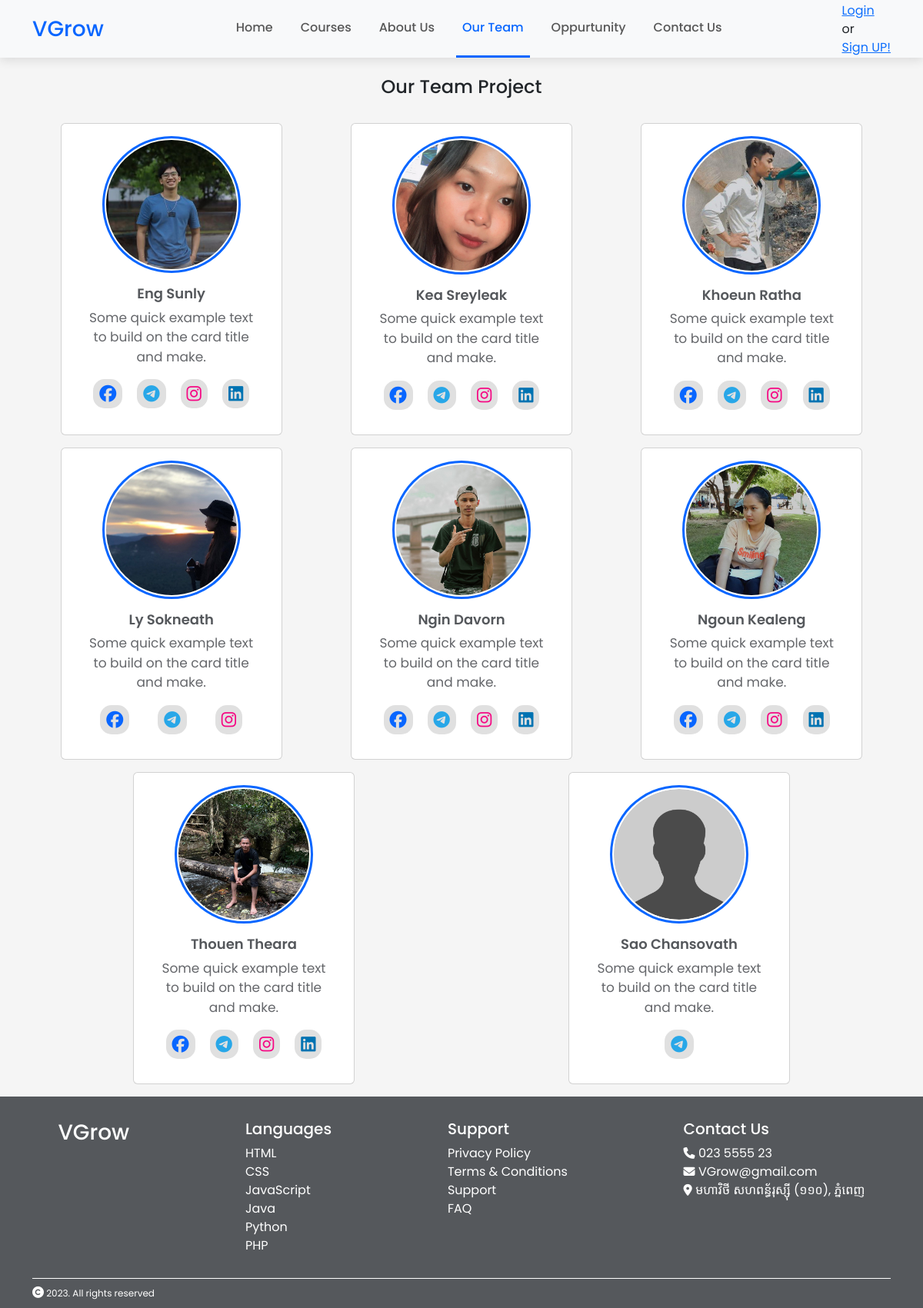
/ourTeam.php, run on the app's committed database.
### tables this page shows
CREATE TABLE IF NOT EXISTS `social_media` (
  `Id` int NOT NULL AUTO_INCREMENT,
  `DeveloperID` int DEFAULT NULL,
  `PlatformId` int DEFAULT NULL,
  `Url` varchar(255) DEFAULT NULL,
  PRIMARY KEY (`Id`),
  KEY `DeveloperID` (`DeveloperID`),
  KEY `PlatformId` (`PlatformId`)
);

CREATE TABLE IF NOT EXISTS `developer` (
  `ID` int NOT NULL AUTO_INCREMENT,
  `Name` varchar(100) NOT NULL,
  `ImagePath` varchar(255) DEFAULT NULL,
  `Description` varchar(255) DEFAULT NULL,
  PRIMARY KEY (`ID`)
);

### ourTeam.php (the view, shortened to what this page needs)
<!DOCTYPE html>
<html lang="en">
<head>
  <link href="https://cdn.jsdelivr.net/npm/bootstrap@5.3.2/dist/css/bootstrap.min.css" rel="stylesheet" />
  <link rel="stylesheet" href="style.css" />
</head>
<body>
  <header>
    <nav class="navbar navbar-expand-lg navbar-light bg-light p-0">
      <div class="container">
        <a class="navbar-brand" href="index.php">VGrow</a>
        <div class="collapse navbar-collapse" id="navbarSupportedContent">
          <ul class="navbar-nav m-auto mb-3 mb-lg-0">
            <li class="nav-item">
              <a class="nav-link py-4" href="index.php">Home</a>
            </li>
            <li class="nav-item">
              <a class="nav-link py-4" href="course.php">Courses</a>
            </li>
            <li class="nav-item">
              <a class="nav-link py-4" href="aboutUs.php">About Us</a>
            </li>
            <li class="nav-item">
              <a class="nav-link py-4" href="ourTeam.php" style="color: #0866ff; border-bottom: 3px solid #0866ff">Our Team</a>
            </li>
            <li class="nav-item">
              <a class="nav-link py-4" href="Oppurtunity.php">Oppurtunity</a>
            </li>
            <li class="nav-item">
              <a class="nav-link py-4" href="contactUs.php">Contact Us</a>
            </li>
          </ul>
          <div>
            <?php
            if (isset($_SESSION['username'])) {
              echo "Welcome, " . $_SESSION['username'];
              echo " ";
              $userId = $_SESSION['userId'];
              echo "<br>";
              $isAdmin = $_SESSION['isAdmin'];
              if ($isAdmin == true) {
                echo "<a href='admin\admin.php'>Admin Page";
                echo "<a/>";
              }
            ?>
              <a href="logout.php">Logout</a>
              <form action="cart.php" method="POST">
                <input type="hidden" name="userId" value="<?php echo $userId; ?>">
                <button type="submit">My Cart</button>
              </form>
            <?php
            } else {
            ?>
              <a href="login.html">Login</a>
              <div>or</div>
              <a href="createUserForm.html">Sign UP!</a>
            <?php
            }
            ?>
          </div>
        </div>
      </div>
    </nav>
  </header>
  <main>
    <h4 class="text-center pt-4 pb-2">Our Team Project</h4>
    <div class="container">
      <div class="row g-3 py-3">
        <?php
        require_once("connection.php");
        $sql = "SELECT d.Name, d.ImagePath, d.Description, p.PlatformName, sm.Url
        FROM developer d
        LEFT JOIN social_media sm ON d.Id = sm.DeveloperID
        LEFT JOIN platform p ON sm.PlatformId = p.Id";
        $result = $conn->query($sql);
        $developers = [];
        if ($result->num_rows > 0) {
          while ($row = $result->fetch_assoc()) {
            if (!isset($developers[$row['Name']])) {
              $developers[$row['Name']] = [
                'Name' => $row['Name'],
                'ImagePath' => $row['ImagePath'],
                'Description' => $row['Description'],
                'SocialMedia' => []
              ];
            }
            if (!empty($row['PlatformName']) && !empty($row['Url'])) {
              $developers[$row['Name']]['SocialMedia'][$row['PlatformName']] = $row['Url'];
            }
          }
        }
        $source_dir = "sources/";
        foreach ($developers as $developer) {
          $image_url = $source_dir . $developer['ImagePath'];
          echo '<div class="col">
            <div class="card d-flex justify-content-center align-items-center p-3" style="width: 18rem">
              <div class="team-card-pf">
                <img src="' . $image_url . '" class="card-img-top" alt="..." />
              </div>
              <div class="card-body team-card-body text-center">
                <h5 class="card-title">' . $developer['Name'] . '</h5>
                <p class="card-text">' . $developer['Description'] . '</p>
                <div class="d-flex justify-content-around">';
          foreach ($developer['SocialMedia'] as $platform => $url) {
            $iconColor = '';
            switch ($platform) {
              case 'facebook':
                $iconColor = '#0866ff';
                break;
              case 'telegram':
                $iconColor = '#28a7e8';
                break;
              case 'instagram':
                $iconColor = '#f60683';
                break;
              case 'linkedin':
                $iconColor = '#0073b2';
                break;
            }
            echo '<a target="_blank" href="' . $url . '">
                <i class="fa-brands fa-' . $platform . '" style="color: ' . $iconColor . '"></i>
              </a>';
          }
          echo '    </div>
              </div>
            </div>
          </div>';
        }
        ?>
      </div>
    </div>
  </main>
  <footer>
    <div class="r5">
      <div class="r5-r1">
        <div class="r5-r1-c1">
          <h6 class="text-white">VGrow</h6>
        </div>
        <div class="r5-r1-c2">
          <h5>Languages</h5>
          <a href="#" class="nav-link">HTML</a>
          <a href="#" class="nav-link">CSS</a>
          <a href="#" class="nav-link">JavaScript</a>
          <a href="#" class="nav-link">Java</a>
          <a href="#" class="nav-link">Python</a>
          <a href="#" class="nav-link">PHP</a>
        </div>
        <div class="r5-r1-c3">
          <h5>Support</h5>
          <a href="#" class="nav-link">Privacy Policy</a>
          <a href="#" class="nav-link">Terms & Conditions</a>
          <a href="#" class="nav-link">Support</a>
          <a href="#" class="nav-link">FAQ</a>
        </div>
        <div class="r5-r1-c4">
          <h5>Contact Us</h5>
          <a href="#" class="nav-link"><i class="fa-solid fa-phone"></i> 023 5555 23</a>
          <a href="#" class="nav-link"><i class="fa-solid fa-envelope"></i> VGrow@gmail.com</a>
          <a href="https://www.google.com/maps/place/%E1%9E%9F%E1%9E%B6%E1%9E%80%E1%9E%9B%E1%9E%9C%E1%9E%B7%E1%9E%91%E1%9F%92%E1%9E%99%E1%9E%B6%E1%9E%9B%E1%9F%90%E1%9E%99%E1%9E%97%E1%9E%BC%E1%9E%98%E1%9E%B7%E1%9E%93%E1%9F%92%E1%9E%91%E1%9E%97%E1%9F%92%E1%9E%93%E1%9F%86%E1%9E%96%E1%9F%81%E1%9E%89/@11.5787015,104.8812305,15z/data=!4m10!1m2!2m1!1srupp!3m6!1s0x3109519fe4077d69:0x20138e822e434660!8m2!3d11.5682919!4d104.89069!15sCgRydXBwkgEKdW5pdmVyc2l0eeABAA!16s%2Fm%2F0278m39?entry=ttu" target="_blank" class="nav-link"><i class="fa-solid fa-location-dot"></i> មហាវិថី សហពន្ធ័រុស្ស៊ី
            (១១០), ភ្នំពេញ</a>
        </div>
      </div>
      <div class="r5-r2">
        <div class="container">
          <p>
            <i class="fa-solid fa-copyright"></i> 2023. All rights reserved
          </p>
        </div>
      </div>
    </div>
  </footer>
</body>
</html>

### style.css (style rules this page uses)
body { background-color: #f5f5f5; margin: 0; padding: 0; font-family: 'Poppins', sans-serif; }
header { width: 100%; position: sticky; z-index: 1; top: 0; transition: top 0.3s; box-shadow: rgba(0, 0, 0, 0.1) 0px 4px 12px; }
.navbar-brand { font-size: 28px; font-weight: 500; color: #0866FF; }
li { font-size: 16px; font-weight: 500; padding: 0 10px; }
.card-title { color: #55585C; font-size: 18px; font-weight: 600; }
.card-text { font-size: 17px; color: #65676B; }
i { color: #E0900C; font-size: 15px; }
main .col { display: flex; justify-content: center; }
footer { background-color: #55585C; color: #fff; }
.r5 i { color: #fff; }
.r5-r1 { display: flex; justify-content: space-around; flex-wrap: wrap; padding: 30px 0; }
.r5-r1-c1 h6 { font-size: 28px; }
.r5-r2 p { border-top: 1px solid #fff; padding: 10px 0; margin: 0; font-size: 12px; }
.team-card-pf { width: 180px; display: flex; }
.team-card-pf img { width: 100%; border-radius: 50%; padding:2px; border: 3px solid #0866FF; }
.team-card-body i { font-size: 22px; background-color: #e0e0e0; padding: 8px; border-radius: 15px; }

### data on the page
social_media: DeveloperID.ImagePath (placeholder picture), DeveloperID.Name "Sao Chansovath", DeveloperID.Description "Some quick example text to build on the card title and make."

### other printed values
$developer['Name'] "Eng Sunly"
$developer['Description'] "Some quick example text to build on the card title and make."
$developer['Name'] "Kea Sreyleak"
$developer['Name'] "Khoeun Ratha"
$developer['Name'] "Ly Sokneath"
$developer['Name'] "Ngin Davorn"
$developer['Name'] "Ngoun Kealeng"
$developer['Name'] "Thouen Theara"
